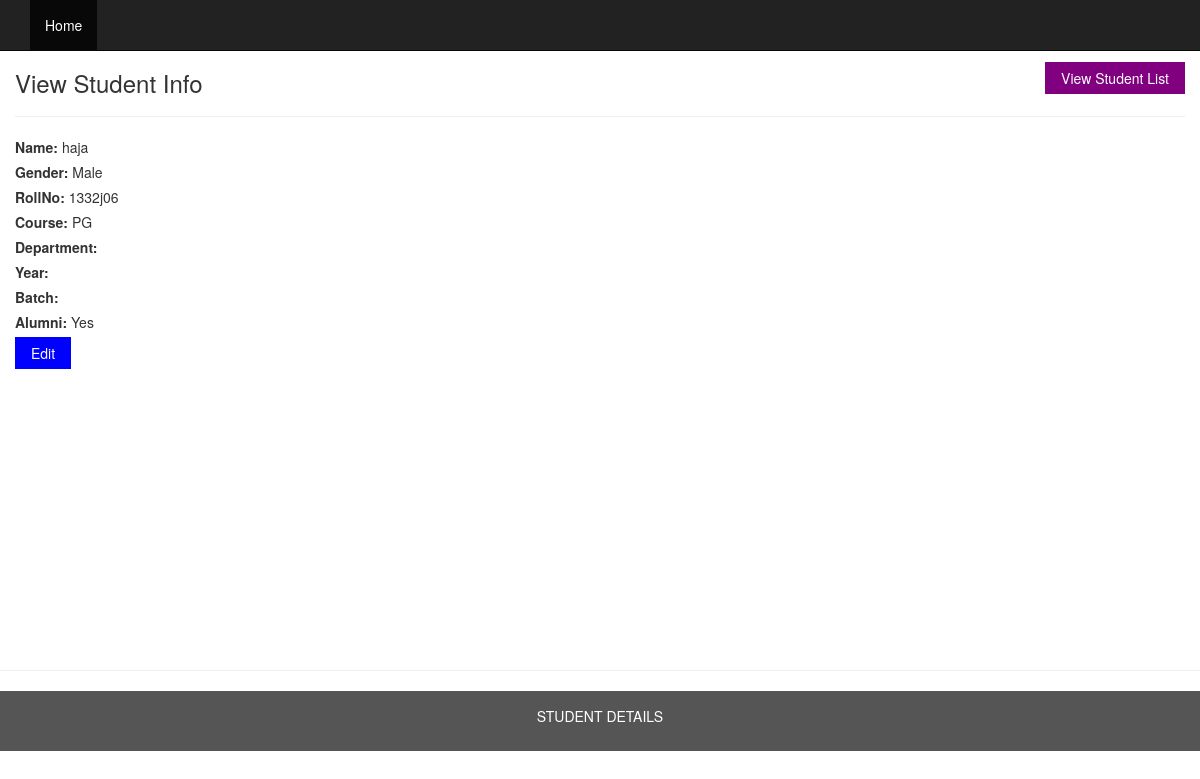
Page /read-student-info.php?id=27 on the committed database.
### tables this page shows
CREATE TABLE `students` (
  `student_id` int(11) NOT NULL,
  `student_name` varchar(100) NOT NULL,
  `gender` varchar(100) NOT NULL,
  `rollno` varchar(30) NOT NULL,
  `course` varchar(15) NOT NULL,
  `department` varchar(50) NOT NULL,
  `yr` varchar(100) NOT NULL,
  `batch` varchar(100) NOT NULL,
  `alumni` varchar(100) NOT NULL,
  `datetime` datetime NOT NULL DEFAULT CURRENT_TIMESTAMP
);

### class/student.php (called while the page is built, shortened)
<?php
class Student
{
    private $conn;
    function __construct() {
    $servername = "localhost";
    $dbname = "crud";
    $username = "root";
    $password = "";
    $conn = new mysqli($servername, $username, $password, $dbname);
      if ($conn->connect_error) {
        die("Connection failed: " . $conn->connect_error);
       }else{
        $this->conn=$conn;
       }
    }
    public function view_student_by_student_id($id){
       if(isset($id)){
       $student_id= mysqli_real_escape_string($this->conn,trim($id));
       $sql="Select * from students where student_id='$student_id'";
       $result=  $this->conn->query($sql);
        return $result->fetch_assoc();
       }
    }
}
?>

### read-student-info.php (the view, shortened to what this page needs)
<?php
 include 'header.php';
 if(isset($_GET['id'])){
  $student_info=$student_obj->view_student_by_student_id($_GET['id']);
 }else{
  header('Location: index.php');
 }
 ?>
<div class="container " >
  <div class="row content">
             <a  href="index.php"  class="button button-purple mt-12 pull-right">View Student List</a>
 <h3>View Student Info</h3>
     <hr/>
    <label >Name:</label>
   <?php  if(isset($student_info['student_name'])){echo $student_info['student_name']; }?>
<br/>
  <label >Gender:</label>
   <?php  if(isset($student_info['gender'])){echo $student_info['gender'];} ?>
  <br/>
    <label >RollNo:</label>
      <?php  if(isset($student_info['rollno'])){echo $student_info['rollno'];} ?>
    <br/>
  <label >Course:</label>
   <?php  if(isset($student_info['course'])){echo $student_info['course'];} ?>
  <br/>
    <label >Department:</label>
    <br/>
<label >Year:</label>
  <br/>
  <label >Batch:</label>
  <br/>
  <label >Alumni:</label>
   <?php  if(isset($student_info['alumni'])){echo $student_info['alumni'];} ?>
  <br/>
    <a href="<?php echo 'update-student-info.php?id='.$student_info["student_id"] ?>" class="button button-blue">Edit</a>
  </div>
</div>
<hr/>
 <?php
 include 'footer.php';
 ?>

### assets/style.css (style rules this page uses)
body { padding-top: 50px; }
.row.content { min-height:600px }
.button { border: none; color: white; padding: 6px 16px; text-align: center; text-decoration: none; display: inline-block; font-size: 14px; cursor: pointer; }
.button-blue { background-color: #0000FF; }
.button-purple { background-color: purple; }
.mt-12 { margin-top: 12px; }

### rows in the picture
students: student_name "haja", gender "Male", rollno "1332j06", course "PG", alumni "Yes"
